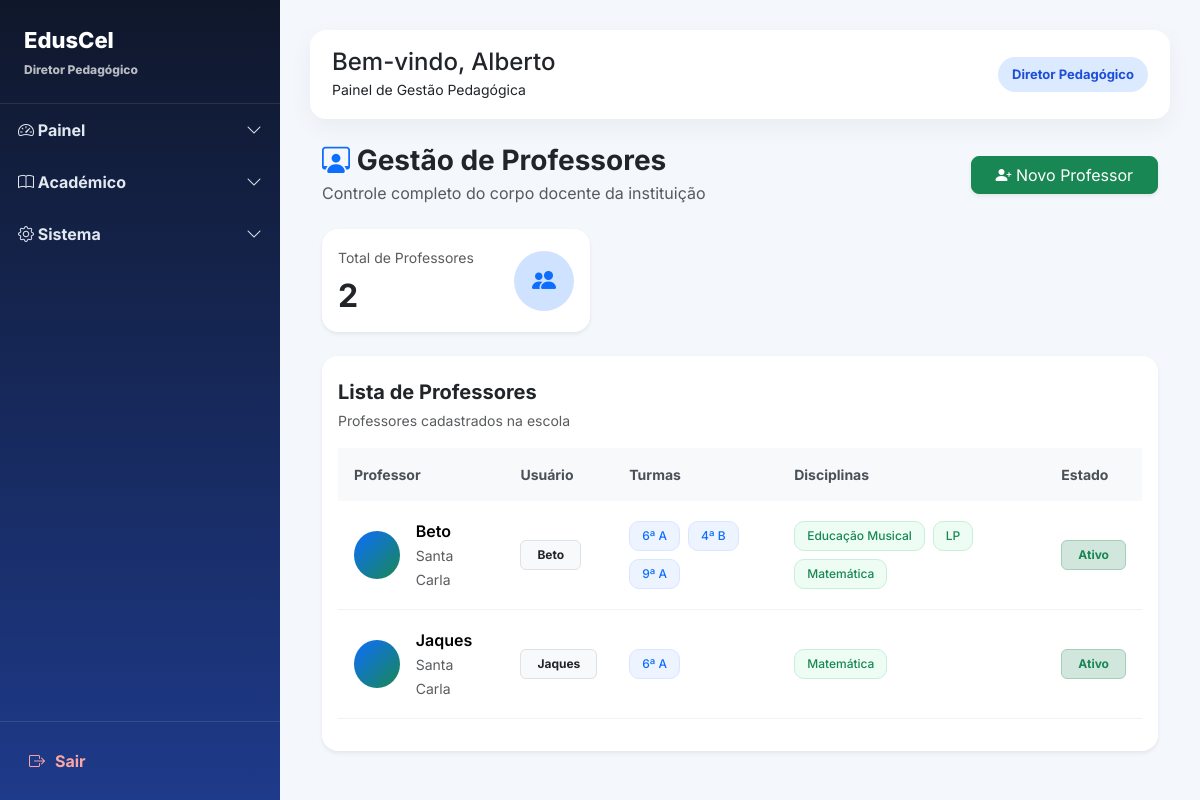
The app's page /professores/ (signed in), older data.
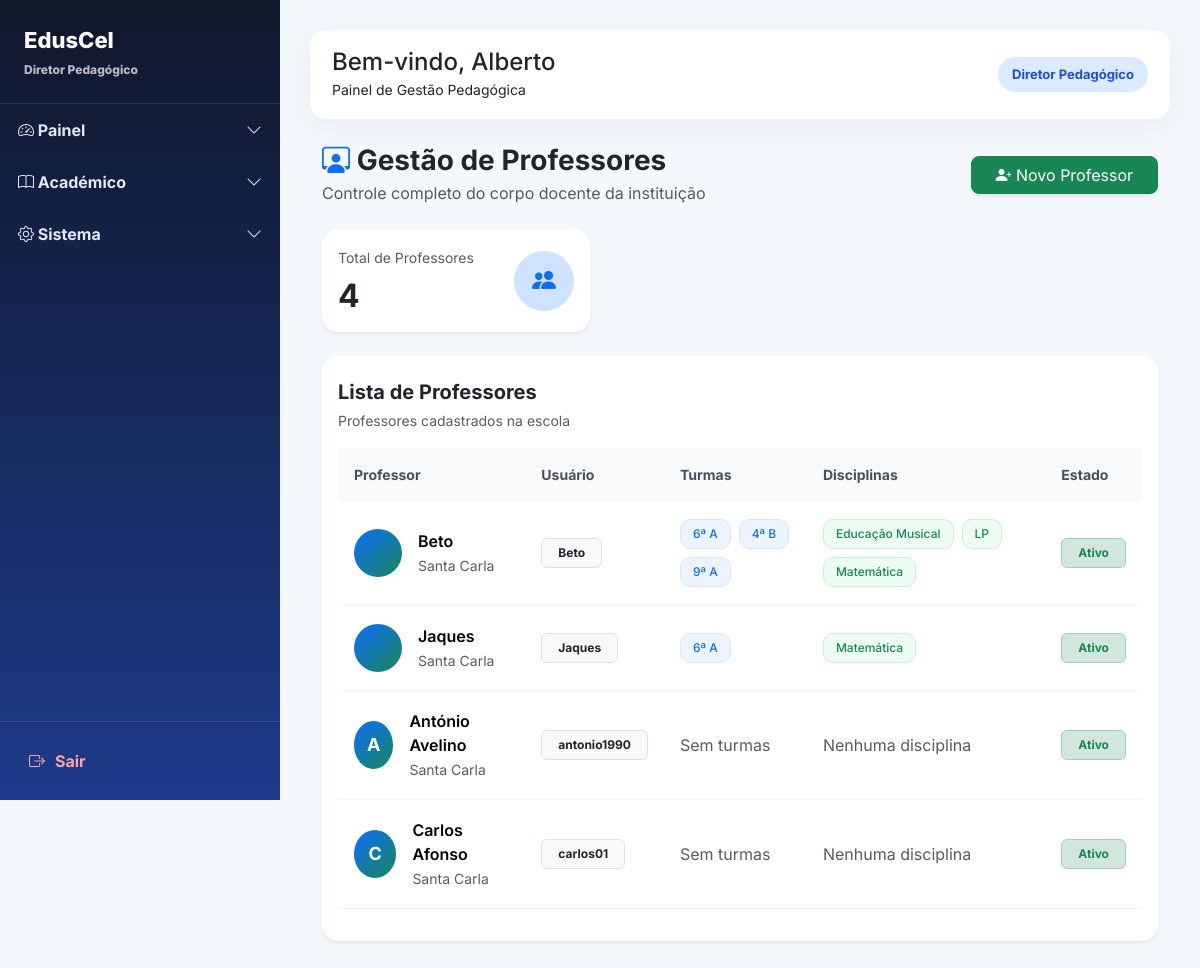
The same page, newer data.
### users/models.py (models this page shows, shortened)
class User(AbstractUser):
    ROLE_CHOICES = (
        ("SUPERADMIN", "Super Admin"),
        ("DIRETOR", "Diretor"),
        ("DIRETOR_PEDAGOGICO", "Diretor Pedagógico"),
        ("PROFESSOR", "Professor"),
        ("ALUNO", "Aluno"),
        ("FINANCEIRO", "Financeiro"),
        ("SECRETARIA", "Secretaria"),
    )
    role = models.CharField(
        max_length=25,
        choices=ROLE_CHOICES,
        default="ALUNO",
        verbose_name="Perfil"
    )
    ativo = models.BooleanField(
        default=True,
        verbose_name="Ativo"
    )
    escola = models.ForeignKey(
        "academic.Escola",
        on_delete=models.CASCADE,
        null=True,
        blank=True,
        related_name="usuarios",
        verbose_name="Escola"
    )
    telefone = models.CharField(
        max_length=20,
        unique=True,
        null=True,
        blank=True,
        verbose_name="Telefone"
    )
    telefone_verificado = models.BooleanField(
        default=False,
        verbose_name="Telefone Verificado"
    )
    email_verificado = models.BooleanField(
        default=False,
        verbose_name="Email Verificado"
    )
    criado_em = models.DateTimeField(
        auto_now_add=True,
        verbose_name="Criado em"
    )
    tentativas_login = models.PositiveIntegerField(
        default=0
    )
    bloqueado_ate = models.DateTimeField(
        null=True,
        blank=True
    )
    otp_codigo = models.CharField(
        max_length=128,
        null=True,
        blank=True,
        verbose_name="OTP"
    )
    otp_expira_em = models.DateTimeField(
        null=True,
        blank=True,
        verbose_name="Expira em"
    )
    otp_tentativas = models.PositiveIntegerField(
        default=0,
        verbose_name="Tentativas OTP"
    )
    ultimo_envio_otp = models.DateTimeField(
        null=True,
        blank=True,
        verbose_name="Último envio OTP"
    )
    objects = UserManager()

### academic/models.py (models this page shows, shortened)
class Escola(models.Model):
    nome = models.CharField(
        "Nome da Escola",
        max_length=255
    )
    codigo = models.CharField(
        "Código da Escola",
        max_length=10,
        unique=True,
        blank=True,
        help_text="Código usado no login da escola"
    )
    logo = models.ImageField(
        upload_to='logos_escolas/',
        blank=True,
        null=True
    )
    endereco = models.CharField(
        "Endereço",
        max_length=255
    )
    provincia = models.CharField(
        "Província",
        max_length=100,
        blank=True,
        null=True
    )
    municipio = models.CharField(
        "Município",
        max_length=100,
        blank=True,
        null=True
    )
    telefone = models.CharField(
        "Telefone",
        max_length=20
    )
    nif = models.CharField(
        "NIF",
        max_length=14,
        blank=True,
        null=True,
        help_text="Número de Identificação Fiscal da escola"
    )
    email = models.EmailField(
        "Email da Escola",
        max_length=254,
        blank=True,
        null=True,
        help_text="Email oficial da escola"
    )
    plano = models.ForeignKey(
        "Plano",
        on_delete=models.SET_NULL,
        null=True,
        blank=True,
        related_name="escolas",
        verbose_name="Plano"
    )
    data_expiracao = models.DateField(
        "Data de Expiração do Plano",
        null=True,
        blank=True
    )
    ativo = models.BooleanField(
        "Ativo",
        default=True
    )
    criada_em = models.DateTimeField(
        "Criada em",
        auto_now_add=True
    )
    class Meta:
        verbose_name = "Escola"
        verbose_name_plural = "Escolas"
        ordering = ["nome"]

class Disciplina(models.Model):
    nome = models.CharField(max_length=90)
    turma = models.ForeignKey(
        Turma,
        on_delete=models.CASCADE,
        related_name="disciplinas"
    )
    professor = models.ForeignKey(
        settings.AUTH_USER_MODEL,
        on_delete=models.CASCADE,
        limit_choices_to={'role': 'PROFESSOR'},
        related_name="disciplinas",
        null=True,
        blank=True
    )
    escola = models.ForeignKey(
        Escola,
        on_delete=models.CASCADE,
        related_name="disciplinas"
    )
    criada_em = models.DateTimeField(auto_now_add=True)
    class Meta:
        unique_together = ('nome', 'turma', 'escola')
        ordering = ["nome"]

class Turma(models.Model):
    CLASSE_CHOICES = [
        ('0', 'Iniciação'),
        ('1', '1ª Classe'),
        ('2', '2ª Classe'),
        ('3', '3ª Classe'),
        ('4', '4ª Classe'),
        ('5', '5ª Classe'),
        ('6', '6ª Classe'),
        ('7', '7ª Classe'),
        ('8', '8ª Classe'),
        ('9', '9ª Classe'),
        ('10', '10ª Classe'),
        ('11', '11ª Classe'),
        ('12', '12ª Classe'),
        ('13', '13ª Classe'),
    ]
    TURNOS = [
        ('MANHA', 'Manhã'),
        ('TARDE', 'Tarde'),
        ('NOITE', 'Noite'),
    ]
    classe = models.CharField(
        max_length=10,
        choices=CLASSE_CHOICES,
        verbose_name="Classe"
    )
    curso = models.ForeignKey(
        'Curso',
        on_delete=models.SET_NULL,
        null=True,
        blank=True,
        related_name="turmas",
        verbose_name="Curso"
    )
    identificador = models.CharField(
        max_length=5,
        verbose_name="Identificador"
    )
    turno = models.CharField(
        max_length=10,
        choices=TURNOS,
        default='MANHA',
        verbose_name='Turno'
    )
    ano_letivo = models.ForeignKey(
        'AnoLetivo',
        on_delete=models.CASCADE,
        related_name="turmas",
        verbose_name="Ano Letivo"
    )
    escola = models.ForeignKey(
        'Escola',
        on_delete=models.CASCADE,
        related_name="turmas",
        verbose_name="Escola"
    )
    professor = models.ForeignKey(
        settings.AUTH_USER_MODEL,
        on_delete=models.SET_NULL,
        related_name="turmas",
        limit_choices_to={"role": "PROFESSOR"},
        null=True,
        blank=True,
        verbose_name="Professor"
    )
    criada_em = models.DateTimeField(
        auto_now_add=True,
        verbose_name="Data de Criação"
    )
    class Meta:
        constraints = [
            models.UniqueConstraint(
                fields=['classe', 'identificador', 'turno', 'ano_letivo', 'escola', 'curso'],
                name='unique_turma_por_curso'
            )
        ]
        verbose_name = "Turma"
        verbose_name_plural = "Turmas"

### core/views.py (the view)
# urls.py: path('professores/', views.lista_professores, name='professores'),
@login_required
def lista_professores(request):
    if request.user.role not in ["DIRETOR", "DIRETOR_PEDAGOGICO"]:
        return redirect("dashboard")
    escola = get_escola(request)
    if not escola:
        return redirect("dashboard")
    if request.user.role == "DIRETOR_PEDAGOGICO":
        base_template = "base_diretor_pedagogico.html"
    elif request.user.role == "DIRETOR":
        base_template = "base.html"
    else:
        base_template = "base.html"
    professores = User.objects.filter(
        role="PROFESSOR",
        escola=escola
    ).prefetch_related(
        Prefetch(
            "disciplinas",
            queryset=Disciplina.objects.select_related(
                "turma",
                "turma__curso"
            )
        )
    ).annotate(
        total_turmas=Count("disciplinas__turma", distinct=True),
        total_disciplinas=Count("disciplinas", distinct=True),
    ).order_by(
        "first_name",
        "username"
    )
    total_professores = professores.count()
    return render(request, "professores.html", {
        "professores": professores,
        "total_professores": total_professores,
        "base_template": base_template,
    })

### core/templates/professores.html (shortened to what this page needs)
{% extends base_template %}
{% block content %}
<div class="container-fluid mt-4">
    <div class="d-flex justify-content-between align-items-center flex-wrap gap-3 mb-4">
        <div>
            <h3 class="fw-bold mb-1">
                <i class="bi bi-person-workspace text-primary"></i>
                Gestão de Professores
            </h3>
            <p class="text-muted mb-0">
                Controle completo do corpo docente da instituição
            </p>
        </div>
        {% if request.user.role == "DIRETOR_PEDAGOGICO" %}
        <a href="{% url 'adicionar_professor' %}"
           class="btn btn-success shadow-sm rounded-3 px-4">
            <i class="bi bi-person-plus-fill"></i>
            Novo Professor
        </a>
        {% endif %}
    </div>
    <div class="row g-3 mb-4">
        <div class="col-md-4">
            <div class="card border-0 shadow-sm rounded-4 h-100">
                <div class="card-body">
                    <div class="d-flex justify-content-between align-items-center">
                        <div>
                            <small class="text-muted">
                                Total de Professores
                            </small>
                            <h2 class="fw-bold mt-2 mb-0">
                                {{ total_professores }}
                            </h2>
                        </div>
                        <div class="icon-circle bg-primary-subtle text-primary">
                            <i class="bi bi-people-fill"></i>
                        </div>
                    </div>
                </div>
            </div>
        </div>
    </div>
    <div class="card border-0 shadow-sm rounded-4">
        <div class="card-header bg-white border-0 pt-4 pb-0">
            <div class="d-flex justify-content-between align-items-center flex-wrap gap-2">
                <div>
                    <h5 class="fw-bold mb-1">
                        Lista de Professores
                    </h5>
                    <small class="text-muted">
                        Professores cadastrados na escola
                    </small>
                </div>
            </div>
        </div>
        <div class="card-body">
            <div class="table-responsive">
                <table class="table align-middle table-hover">
                    <thead>
                        <tr>
                            <th>Professor</th>
                            <th>Usuário</th>
                            <th>Turmas</th>
                            <th>Disciplinas</th>
                            <th>Estado</th>
                        </tr>
                    </thead>
                    <tbody>
                        {% for professor in professores %}
                        <tr>
                            <td>
                                <div class="d-flex align-items-center gap-3">
                                    <div class="avatar-circle">
                                        {{ professor.first_name|slice:":1"|upper }}
                                    </div>
                                    <div>
                                        <div class="fw-semibold">
                                            {{ professor.get_full_name|default:professor.username }}
                                        </div>
                                        <small class="text-muted">
                                            {{ professor.escola.nome }}
                                        </small>
                                    </div>
                                </div>
                            </td>
                            <td>
                                <span class="badge bg-light text-dark border px-3 py-2">
                                    {{ professor.username }}
                                </span>
                            </td>
                            <td>
                                {% if professor.disciplinas.all %}
                                    <div class="d-flex flex-wrap gap-2">
                                        {% for disciplina in professor.disciplinas.all %}
                                            {% if disciplina.turma %}
                                            <span class="badge turma-badge">
                                                {{ disciplina.turma.classe }}ª
                                                {{ disciplina.turma.identificador }}
                                            </span>
                                            {% endif %}
                                        {% endfor %}
                                    </div>
                                {% else %}
                                    <span class="text-muted">
                                        Sem turmas
                                    </span>
                                {% endif %}
                            </td>
                            <td>
                                {% if professor.disciplinas.all %}
                                    <div class="d-flex flex-wrap gap-2">
                                        {% for disciplina in professor.disciplinas.all %}
                                            <span class="badge disciplina-badge">
                                                {{ disciplina.nome }}
                                            </span>
                                        {% endfor %}
                                    </div>
                                {% else %}
                                    <span class="text-muted">
                                        Nenhuma disciplina
                                    </span>
                                {% endif %}
                            </td>
                            <td>
                                <span class="badge bg-success-subtle text-success border border-success-subtle px-3 py-2">
                                    Ativo
                                </span>
                            </td>
                        </tr>
                        {% endfor %}
                    </tbody>
                </table>
            </div>
        </div>
    </div>
</div>
{% endblock %}

### core/templates/base_diretor_pedagogico.html (shortened to what this page needs)
<!DOCTYPE html>
<html lang="pt">
<head>
    <link href="https://cdn.jsdelivr.net/npm/bootstrap@5.3.2/dist/css/bootstrap.min.css" rel="stylesheet">
    <link rel="stylesheet" href="https://cdn.jsdelivr.net/npm/bootstrap-icons@1.11.1/font/bootstrap-icons.css">
</head>
<body>
<div class="sidebar">
    <div class="logo">
        EdusCel
        <small>Diretor Pedagógico</small>
    </div>
    <div class="menu">
        <button class="menu-btn" data-bs-toggle="collapse" data-bs-target="#painel">
            <span><i class="bi bi-speedometer2"></i> Painel</span>
            <i class="bi bi-chevron-down"></i>
        </button>
        <button class="menu-btn" data-bs-toggle="collapse" data-bs-target="#academico">
            <span><i class="bi bi-book"></i> Académico</span>
            <i class="bi bi-chevron-down"></i>
        </button>
        <button class="menu-btn" data-bs-toggle="collapse" data-bs-target="#sistema">
            <span><i class="bi bi-gear"></i> Sistema</span>
            <i class="bi bi-chevron-down"></i>
        </button>
    </div>
    <div class="logout-box">
        <a href="{% url 'logout' %}">
            <i class="bi bi-box-arrow-right"></i>
            Sair
        </a>
    </div>
</div>
<div class="main">
    <div class="topbar">
        <div>
            <h4 class="mb-0">
                Bem-vindo, {{ request.user.first_name|default:request.user.username }}
            </h4>
            <small>Painel de Gestão Pedagógica</small>
        </div>
        <span class="badge-role">
            Diretor Pedagógico
        </span>
    </div>
    {% block content %}
    {% endblock %}
</div>
</body>
</html>

Row changes from the older to the newer data that the page shows:
added User: first_name "A", get_full_name "António Avelino", escola.nome "Santa Carla", username "antonio1990", shows "Sem turmas", shows "Nenhuma disciplina"
added User: first_name "C", get_full_name "Carlos Afonso", escola.nome "Santa Carla", username "carlos01", shows "Sem turmas", shows "Nenhuma disciplina"
Text that changed along with them:
{{ total_professores }}: "2" → "4"
